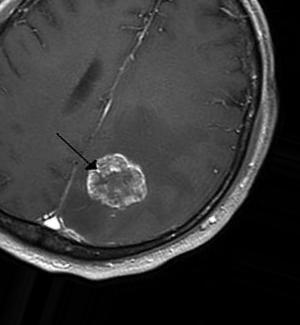
#> input picture augmented/yes/yes_0_1179.jpeg, 300 x 325 px; its folder holds only this picture in this run
$ jupyter execute --allow-errors 'CNN Model.ipynb'   (shell and % lines are left out)
#> lines starting #> are read from the running program, lines starting #| are printed output that depends on the picture; after the words box and inside, x2 and y2 are one past the last pixel; in counts of white or black regions, pixels touching at a corner belong together
#> in load_data, image is the input picture: shape (325, 300, 3); min 0, max 255, mean 55
[cell 1]
import tensorflow as tf

[cell 2]
from tensorflow.keras.layers import Conv2D, Input, ZeroPadding2D, BatchNormalization, Activation, MaxPooling2D, Flatten, Dense
from tensorflow.keras.models import Model, load_model
from tensorflow.keras.callbacks import TensorBoard, ModelCheckpoint
from sklearn.model_selection import train_test_split
from sklearn.metrics import f1_score
from sklearn.utils import shuffle
import cv2 as cv
import imutils
import numpy as np
from matplotlib import pyplot as plt
import time
from os import listdir

[cell 3]
def crop_brain_contour(image, plot=False):

#> called with plot = False
  gray = cv.cvtColor(image,cv.COLOR_BGR2GRAY)
  gray = cv.GaussianBlur(gray,(5,5),0)

  thresh = cv.threshold(gray,45,255,cv.THRESH_BINARY+cv.THRESH_OTSU)[1]
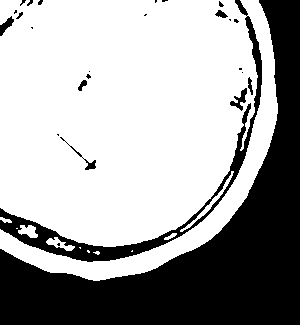
#> thresh: shape (325, 300); 65.2% white; 26 black regions (17 under 20 px), largest, box (x1, y1, x2, y2) and area: (0, 0, 300, 325) 29002, (0, 0, 262, 262) 4249, (230, 88, 247, 111) 150
  thresh = cv.erode(thresh, None, iterations=2)
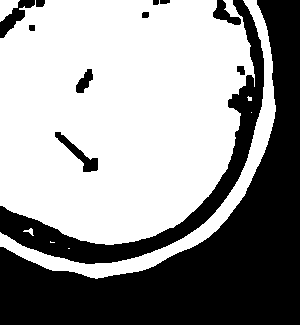
#> thresh: shape (325, 300); 59.1% white; 12 black regions, largest, box (x1, y1, x2, y2) and area: (0, 0, 300, 325) 30222, (0, 0, 264, 264) 7898, (0, 0, 35, 38) 488
  thresh = cv.dilate(thresh,None,iterations=2)
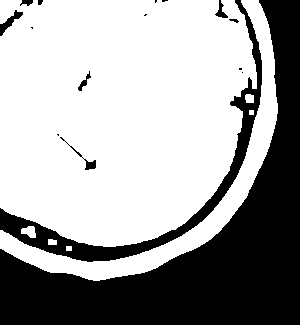
#> thresh: shape (325, 300); 64.2% white; 16 black regions (7 under 20 px)

  cnts = cv.findContours(thresh.copy(), cv.RETR_EXTERNAL, cv.CHAIN_APPROX_SIMPLE)
#> cnts = 7 contours, 1 with area under 20; largest, box (x1, y1, x2, y2) and area: (0, 0, 257, 247) 53760, (0, 0, 278, 281) 7847, (21, 226, 36, 238) 106, (245, 94, 254, 103) 58, (48, 239, 57, 245) 36, (66, 246, 72, 251) 20
  cnts = imutils.grab_contours(cnts)
  c = max(cnts, key=cv.contourArea)
#> c = contour of 305 points, box (x1, y1, x2, y2) (0, 0, 257, 247), area 53760

  extLeft = tuple(c[c[:,:,0].argmin()][0])
#> extLeft = (0, 0)
  extRight = tuple(c[c[:,:,0].argmax()][0])
#> extRight = (256, 88)
  extTop = tuple(c[c[:,:,1].argmin()][0])
#> extTop = (0, 0)
  extBot = tuple(c[c[:,:,1].argmax()][0])
#> extBot = (103, 246)

  new_image = image[extTop[1]:extBot[1],extLeft[0]:extRight[0]]
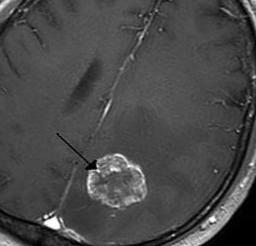
#> new_image: shape (246, 256, 3); min 0, max 255, mean 72.9

  if plot:
    plt.figure()

    plt.subplot(1,2,1)
    plt.imshow(image)

    plt.tick_params(axis='both', which='both',
                        top=False, bottom=False, left=False, right=False,
                        labelbottom=False, labeltop=False, labelleft=False, labelright=False)
    plt.title('Original image')
    plt.subplot(1,2,2)
    plt.imshow(new_image)

    plt.tick_params(axis='both', which='both',
                        top=False, bottom=False, left=False, right=False,
                        labelbottom=False, labeltop=False, labelleft=False, labelright=False)
    plt.title('Cropped Image')
    plt.show()

  return new_image

[cell 4]
def load_data(dir_list,image_size):
  x=[]
  y=[]

  image_width,image_height = image_size
  for directory in dir_list:
    for filename in listdir(directory):

      #print(directory)
      #print(filename)
      image = cv.imread(directory + '/' + filename)
      #print(image)
      image = crop_brain_contour(image,plot=False)
      image = cv.resize(image,dsize=(image_width,image_height),interpolation = cv.INTER_CUBIC)
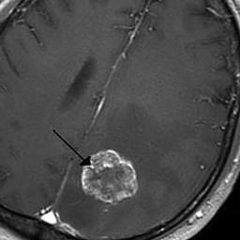
#> image: shape (240, 240, 3); min 0, max 255, mean 72.9

      image=image/255
      x.append(image)

      if directory[-3:] == 'yes':
        y.append([1])
      else:
        y.append([0])

  X = np.array(x)
  y = np.array(y)

  X,y = shuffle(X,y)

  print(f'Number of examples: {len(X)}')
  print(f'X shape:{X.shape}')
  print(f'Y shape:{y.shape}')

  return X,y
